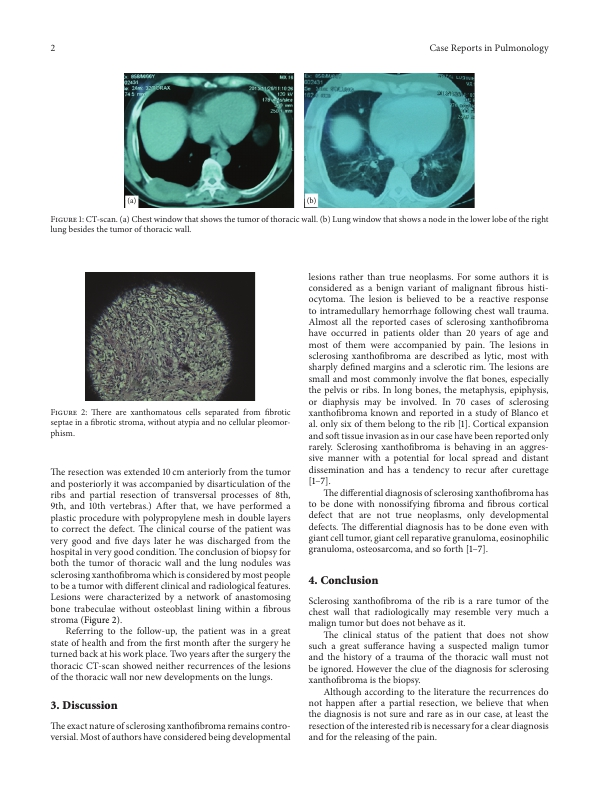
#> input picture test_image.jpg, 601 x 792 px
$ python main.py
#> lines starting #> are read from the running program, lines starting #| are printed output that depends on the picture; after the words box and inside, x2 and y2 are one past the last pixel; in counts of white or black regions, pixels touching at a corner belong together
### ROI.py
import cv2
import numpy as np
from pythonRLSA import rlsa


def get_roi(image):

    """ Возвращает координаты вершин прямоугольников, содержащих области интереса на изображении
        Аргумент image: ndarray - изображение
        Возвращает coordinates: list<list> - список списков формата [x0, x1, y0, y1]
                   roi: list<ndarray> - список изображений блоков контента
    """

    ret, bin_image = cv2.threshold(image, 0, 255, cv2.THRESH_BINARY+cv2.THRESH_OTSU)

    horizontal_smoothed_image = rlsa.rlsa(bin_image, True, False, 16)
    vertical_smoothed_image = rlsa.rlsa(bin_image, False, True, 8)

    smoothed_image = horizontal_smoothed_image & vertical_smoothed_image
    cv2.waitKey(0)

    ret01, inv_smoothed_image = cv2.threshold(smoothed_image, 0, 255, cv2.THRESH_BINARY_INV+cv2.THRESH_OTSU)

    dilation_kernel = np.ones((3, 3), dtype=int)

    dilated_image = cv2.dilate(inv_smoothed_image, dilation_kernel, iterations=2)

    ret2, labels = cv2.connectedComponents(dilated_image)

    roi = []
    roi_coordinates = []
    for label in range(1, ret2):
        area = np.where(labels == label)
        roi_coordinates.append([np.amin(area[1]), np.amax(area[1]), np.amin(area[0]), np.amax(area[0])])
        roi.append(image[np.amin(area[0]):np.amax(area[0]), np.amin(area[1]):np.amax(area[1])])

    return roi_coordinates, roi

### main.py
import cv2
import numpy as np
import ROI

image = 'test_image.jpg'
image_colored = cv2.imread('test_image.jpg')
#> image_colored is the input picture: shape (792, 601, 3); mean B, G, R 223.1, 223.4, 217.8
image_gray = cv2.imread(image, 0)
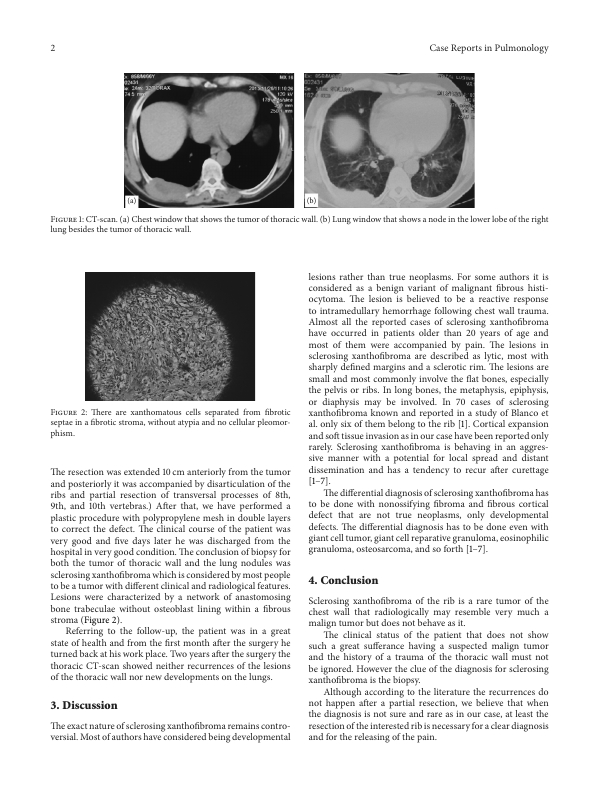
#> image_gray: shape (792, 601); min 14, max 255, mean 221.7

coordinates, ROI = ROI.get_roi(image_gray)
#> in get_roi, `ret, bin_image = cv2.threshold(image, 0, 255, cv2.THRESH_BINARY+cv2.TH..`:
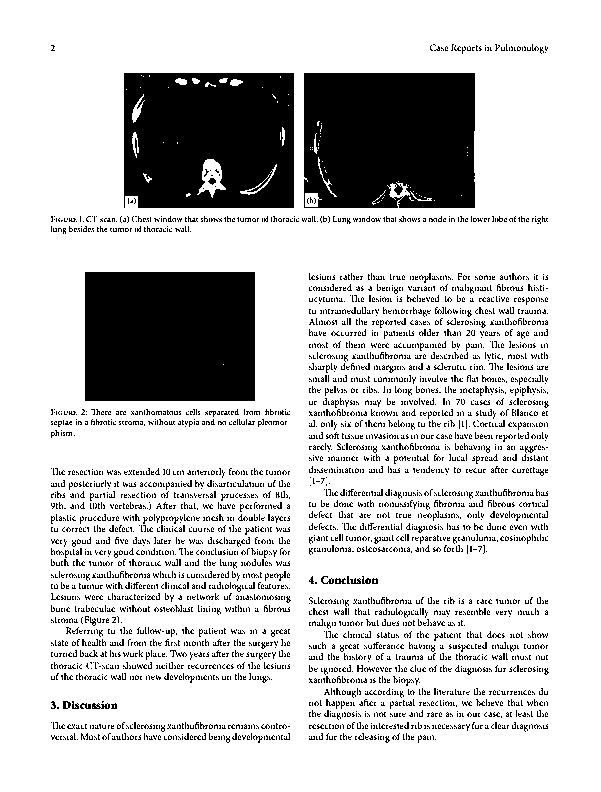
#> bin_image: shape (792, 601); 80% white; 3580 black regions (3431 under 20 px), largest, box (x1, y1, x2, y2) and area: (304, 73, 475, 208) 22403, (85, 272, 255, 401) 21929, (124, 73, 294, 208) 21476
#> in get_roi, `ret, bin_image = cv2.threshold(image, 0, 255, cv2.THRESH_BINARY+cv2.TH..`: ret = 176
#> (the run stopped early here; a loop or call above may not have finished)
